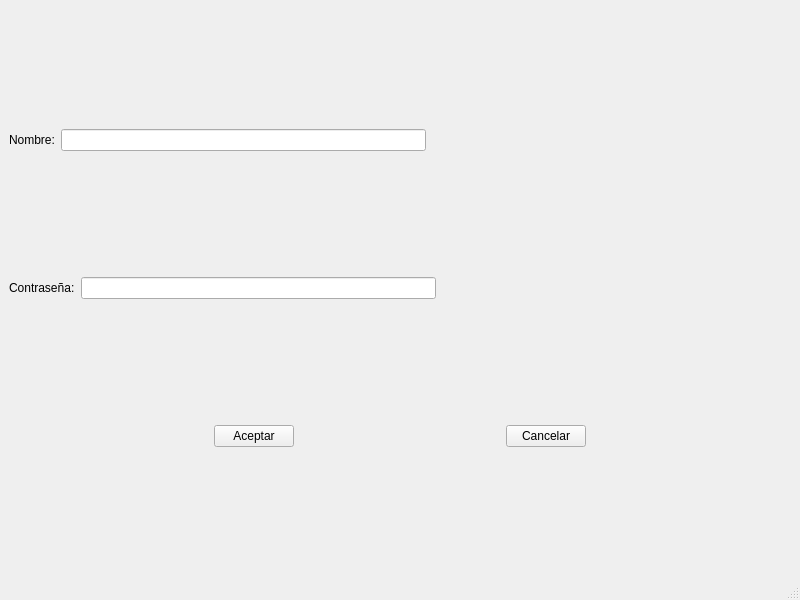
<?xml version="1.0" encoding="UTF-8"?>
<ui version="4.0">
 <class>MainWindow</class>
 <widget class="QMainWindow" name="MainWindow">
  <property name="geometry">
   <rect>
    <x>0</x>
    <y>0</y>
    <width>800</width>
    <height>600</height>
   </rect>
  </property>
  <property name="windowTitle">
   <string>MainWindow</string>
  </property>
  <widget class="QWidget" name="centralwidget">
   <layout class="QVBoxLayout" name="verticalLayout">
    <item>
     <layout class="QHBoxLayout" name="horizontalLayout_3">
      <item>
       <widget class="QLabel" name="label">
        <property name="text">
         <string>Nombre:</string>
        </property>
       </widget>
      </item>
      <item>
       <widget class="QLineEdit" name="lineEdit"/>
      </item>
      <item>
       <spacer name="horizontalSpacer_5">
        <property name="orientation">
         <enum>Qt::Orientation::Horizontal</enum>
        </property>
        <property name="sizeHint" stdset="0">
         <size>
          <width>40</width>
          <height>20</height>
         </size>
        </property>
       </spacer>
      </item>
     </layout>
    </item>
    <item>
     <layout class="QHBoxLayout" name="horizontalLayout_2">
      <item>
       <widget class="QLabel" name="label_2">
        <property name="text">
         <string>Contraseña:</string>
        </property>
       </widget>
      </item>
      <item>
       <widget class="QLineEdit" name="lineEdit_2"/>
      </item>
      <item>
       <spacer name="horizontalSpacer_4">
        <property name="orientation">
         <enum>Qt::Orientation::Horizontal</enum>
        </property>
        <property name="sizeHint" stdset="0">
         <size>
          <width>40</width>
          <height>20</height>
         </size>
        </property>
       </spacer>
      </item>
     </layout>
    </item>
    <item>
     <layout class="QHBoxLayout" name="horizontalLayout">
      <item>
       <spacer name="horizontalSpacer">
        <property name="orientation">
         <enum>Qt::Orientation::Horizontal</enum>
        </property>
        <property name="sizeHint" stdset="0">
         <size>
          <width>40</width>
          <height>20</height>
         </size>
        </property>
       </spacer>
      </item>
      <item>
       <widget class="QPushButton" name="pushButton">
        <property name="text">
         <string>Aceptar</string>
        </property>
       </widget>
      </item>
      <item>
       <spacer name="horizontalSpacer_2">
        <property name="orientation">
         <enum>Qt::Orientation::Horizontal</enum>
        </property>
        <property name="sizeHint" stdset="0">
         <size>
          <width>40</width>
          <height>20</height>
         </size>
        </property>
       </spacer>
      </item>
      <item>
       <widget class="QPushButton" name="pushButton_2">
        <property name="text">
         <string>Cancelar</string>
        </property>
       </widget>
      </item>
      <item>
       <spacer name="horizontalSpacer_3">
        <property name="orientation">
         <enum>Qt::Orientation::Horizontal</enum>
        </property>
        <property name="sizeHint" stdset="0">
         <size>
          <width>40</width>
          <height>20</height>
         </size>
        </property>
       </spacer>
      </item>
     </layout>
    </item>
   </layout>
  </widget>
  <widget class="QMenuBar" name="menubar">
   <property name="geometry">
    <rect>
     <x>0</x>
     <y>0</y>
     <width>800</width>
     <height>33</height>
    </rect>
   </property>
  </widget>
  <widget class="QStatusBar" name="statusbar"/>
 </widget>
 <resources/>
 <connections/>
</ui>
